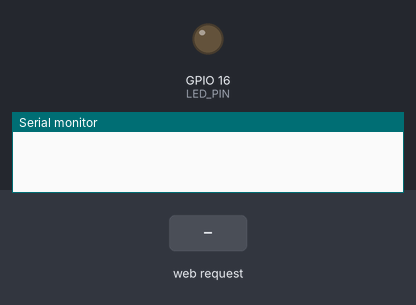
A sketch run on a simulated ESP8266 (NodeMCU). Parts: output pins drawn as LEDs (lit = HIGH), the last lines printed to the serial monitor. Inputs (shaded band) come from the test bench.

Above: at 1.2 s.
1.3 s: HTTP request GET /wifiats/gen received
At 1.7 s:
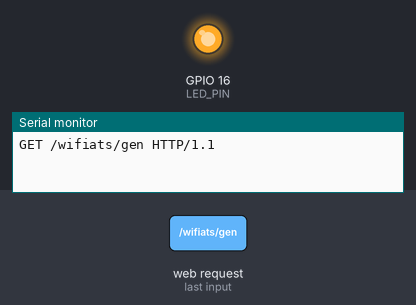
2.8 s: HTTP request GET /wifiats/nepa received
At 4.0 s:
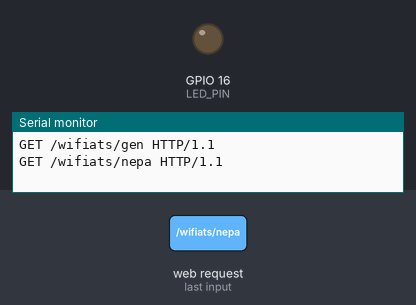
Timing chart, 0 to 5.8 s (numbered marks = the images above; inputs shaded):
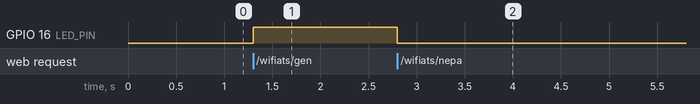

The sketch:

wifi-ats.ino
```cpp
#include <ESP8266WiFi.h>


/////////////////////
// Pin Definitions //
/////////////////////
const int LED_PIN = 16; // Pin DO, green LED


//////////////////////
// WiFi Definitions //
//////////////////////
const char WiFi_Password[] = "iotclass";
const char SSID_name[] = "WiFI-ATS";
String jsonResponse = "";


// create Wifi server object
WiFiServer server(3000);


void setup() {

  // put your setup code here, to run once:
  pinMode(LED_PIN, OUTPUT);
  digitalWrite(LED_PIN, LOW);
  Serial.begin(115200); // starts serial port
  WiFi.mode(WIFI_AP);
  WiFi.softAP(SSID_name, WiFi_Password);
  server.begin();
}


void loop() {
  // put your main code here, to run repeatedly:
  // Check if a client has connected
  WiFiClient client = server.available();
  if (!client) {
    return;
  }

  // Read the first line of the request
  String req = client.readStringUntil('\r');
  Serial.println(req);


  if (req.indexOf("/wifiats/nepa") != -1)
      {
        digitalWrite(LED_PIN, LOW);
        jsonResponse  = "{\"status\": \"NEPA active\"}";
      }

  else if (req.indexOf("/wifiats/gen") != -1)
    {
        digitalWrite(LED_PIN, HIGH);
        jsonResponse  = "{\"status\": \"GEN Active\"}";
    }

   else
   {
    // wrong path
    jsonResponse  = "{\"status\": \"invalid route\"}";
   }

  client.flush();

  // Prepare the response. Start with the common header:
    String s = "HTTP/1.1 200 OK\r\n";
    s += "Content-Type: application/json\r\n\r\n";
    s += jsonResponse;

    // Send the response to the client
    client.print(s);
    delay(1);
    //Serial.println("Client disonnected");
///////////////// end of loop  main code //////////////////////
}
```

Measured:
- after the input at 1.3 s, GPIO 16 (LED_PIN): LOW → HIGH at once
- after the input at 2.8 s, GPIO 16 (LED_PIN): HIGH → LOW at once
